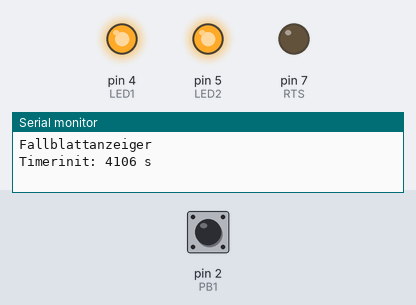
This sketch was run on a simulated Arduino Uno, built with avr-gcc and run on an emulated ATmega328P. Shown: output pins drawn as LEDs (lit = HIGH), the last lines printed to the serial monitor. Inputs (shaded band) come from the test bench; at power-on: pin 2 (PB1) HIGH. Random numbers use the default seed unless the sketch sets one; the modem accepts every AT command (registered, SIM ready, sends succeed) and sends nothing else; pins used as bus, display or sensor lines are not drawn.

Above: at 0.01 s.
At 2.2 s:
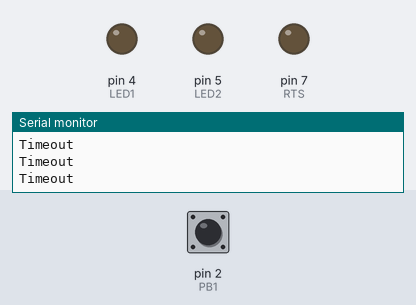
At 4.4 s:
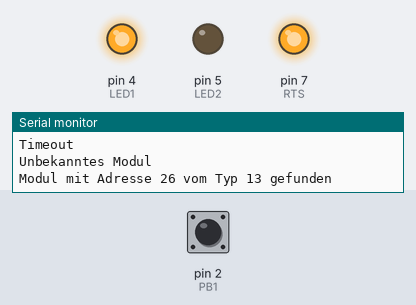
Timing chart, 0 to 5.9 s (numbered marks = the images above):
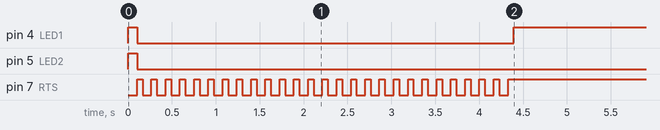

The sketch:

flapsingle.ino
```cpp
/*
Fallblattanzeiger
Versions chronology:
version 1   - 18.10.2020 Simon Widmer
*/


#include <Wire.h>
#include <SoftwareSerial.h>

#define RX        3    // Soft Serial RS485 Receive pin
#define TX        6    // Soft Serial RS485 Transmit pin
#define RTS       7    // RS485 Direction control
#define POT       A0    // Potentiometer
#define PB1       2    // Pushbutton
#define PB2       9    // Pushbutton
#define LED1      4    // DIP1
#define LED2      5   // DIP2

#define RS485Transmit    HIGH
#define RS485Receive     LOW
#define RS485_BDRATE     19200

#define TIMEOUT_DELAY    100
#define MAX_ADDR          30

#define TYPE_61         66
#define TYPE_40         65

SoftwareSerial RS485Serial(RX, TX);

byte stat_blank[] = {0,30,32,34,36,41,42,43,45,46,47,48,49,50,51,52,53,54,55,56,57,58,59,60,61};

unsigned long lastRandom1 = 0; //last time new station appeared
unsigned long presetRandom1 = 0; //

byte pos = 0;
byte addr_stat = 0;
byte type = 0;
byte maxflap = 30;

//
// Methods
//_____________________________________________________________________________________________


//Initialize Timers for random interventions
void init_timers(){
  lastRandom1 = millis();
  presetRandom1 = 10000L+8000L*analogRead(POT);
  Serial.print("Timerinit: ");
  Serial.print(presetRandom1/1000);
  Serial.println(" s");
}

// Detect Adress and Type
bool detectmodule(){
  bool module_ok=false;
  while (!module_ok && addr_stat < MAX_ADDR){
    if(getflaptype(addr_stat))
    {
      module_ok=true;
    }
    else
    {
      ++addr_stat;
    }
  }
  if(module_ok)
  {
    Serial.print("Modul mit Adresse ");
    Serial.print(addr_stat);
    Serial.print(" vom Typ ");
    Serial.print(type);
    Serial.println(" gefunden");
    digitalWrite(LED1, HIGH);

  }
  else
  {
    Serial.println("Kein Modul gefunden");
  }

}

// Generate Number 1-maxflap which is not blanked
void sf_setflaprandom(){
  //Generate Number between 1 and maxflap which is not blanked
  bool result=false;
  do {
    result = true;
    pos = random(1,maxflap);
    // Check Blanking Array
    for (byte i = 0; i < (sizeof(stat_blank) / sizeof(stat_blank[0])); i++) {
      if (pos == stat_blank[i]){
        result = false;
      }
    }
  }while(result == false);
  setflap(addr_stat, pos);
}

//Random Station Generator
void checkrandom1(){
  if ((millis() - lastRandom1) > presetRandom1){
    sf_setflaprandom();
    lastRandom1 = millis();

    //Generate new interval, potentiometer is multiplier
    // Maximum 22.7h, minimum every Second.
    presetRandom1 = 10000L+8000L*analogRead(POT);
    Serial.print("Timer: ");
    Serial.print(presetRandom1/1000);
    Serial.println(" s");
  }
}

// Send RS485 Break
void sendBreak(unsigned int duration){
  RS485Serial.flush();
  RS485Serial.end();
  pinMode(TX, OUTPUT);
  digitalWrite(RTS, RS485Transmit);
  digitalWrite(TX, LOW);
  delay(duration);
  digitalWrite(TX, HIGH);
  //digitalWrite(RTS, RS485Receive);
  RS485Serial.begin(RS485_BDRATE);
}

// Set Splitflap
void setflap(byte address, byte pos){
  sendBreak(60);
  RS485Serial.write(0xFF);
  RS485Serial.write(0xC0);
  RS485Serial.write(address);
  RS485Serial.write(pos);
  delay(200); // Necessary??
  Serial.print("Neue Position: ");
  Serial.println(pos);
}

bool getflaptype(byte address){
  sendBreak(60);
  RS485Serial.write(0xFF);
  RS485Serial.write(0xDD);
  RS485Serial.write(address);
  digitalWrite(RTS, RS485Receive);

  unsigned long start = millis();
  unsigned long timeout = TIMEOUT_DELAY;
  bool to = false;

  while (RS485Serial.available() == 0 && to == false) {
      unsigned long now = millis();
      unsigned long elapsed = now - start;
      if(elapsed > timeout)
        to = true;
  }
  if (RS485Serial.available()>0)
  {
    type = RS485Serial.read();
    switch(type){
      case TYPE_61:
        maxflap = 60;
        Serial.println("Modul 60 detektiert");
        break;
      case TYPE_40:
        maxflap = 40;
        Serial.println("Modul 40 detektiert");
        break;
      default:
        Serial.println("Unbekanntes Modul");
        break;
    }
    return true;
  }
  else
  {
    Serial.println("Timeout");
    return false;
  }
}

//Show blank Flaps
void sf_noshow(void){
  setflap(addr_stat, 0);
}

// Move Flap forward with Button
void addflap(){
  if(pos>=maxflap){
    pos=0;
  }
  else
    ++pos;

  setflap(addr_stat, pos);
}


//
// SETUP
//_____________________________________________________________________________________________

void setup() {
  // Init Random Seed
  randomSeed(analogRead(5));

  pinMode(RTS, OUTPUT);
  pinMode(LED1, OUTPUT);
  pinMode(LED2, OUTPUT);
  pinMode(PB1, INPUT);
  pinMode(PB2, INPUT);
  attachInterrupt(digitalPinToInterrupt(PB1), addflap, FALLING);

  digitalWrite(LED1, HIGH);
  digitalWrite(LED2, HIGH);

  // Start the built-in serial port, for Serial Monitor
  Serial.begin(115200);
  Serial.println("*******************************************************************************");
  Serial.println("Fallblattanzeiger");

  //Init Timers
  init_timers();

  // Serial for RS485
  RS485Serial.begin(RS485_BDRATE);
  delay(100);

  digitalWrite(LED1, LOW);
  digitalWrite(LED2, LOW);

  detectmodule();

  sf_noshow();
  delay(3000);
  sf_setflaprandom();

}  // end of setup

void loop() {
   checkrandom1();
}     // end of loop
```
